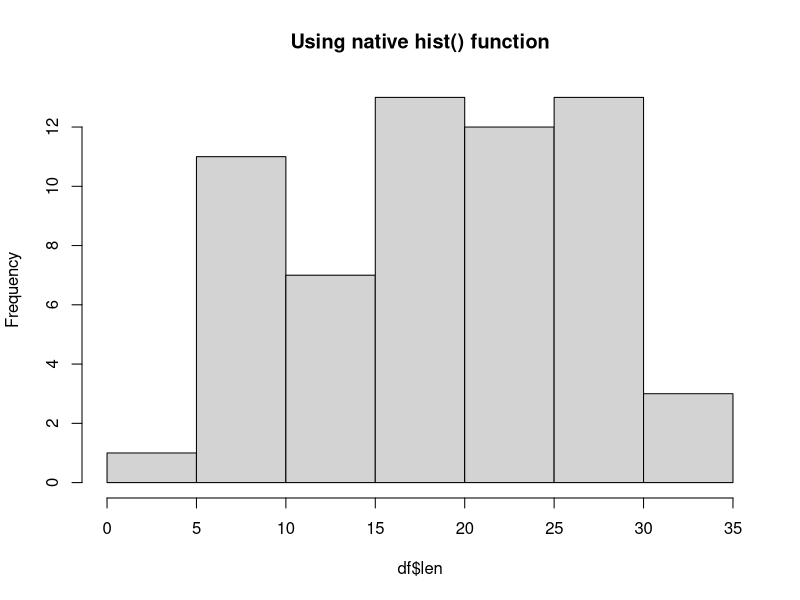
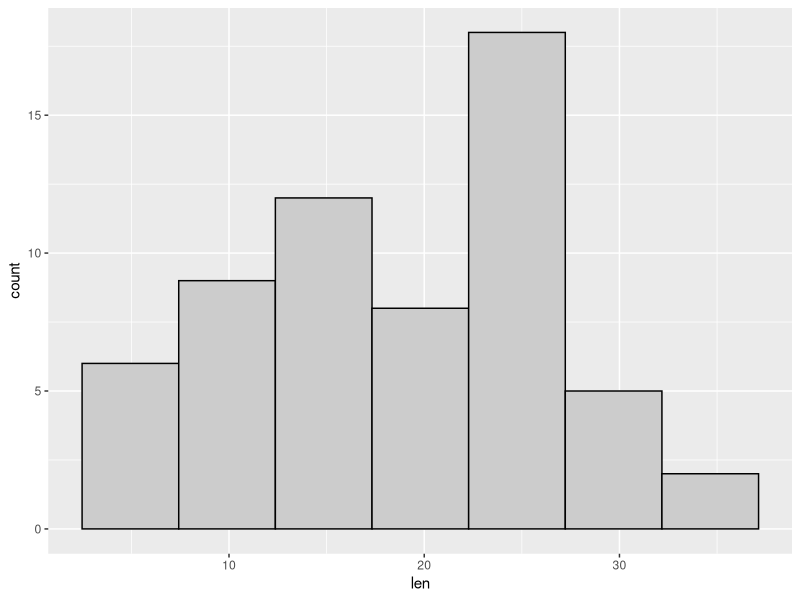
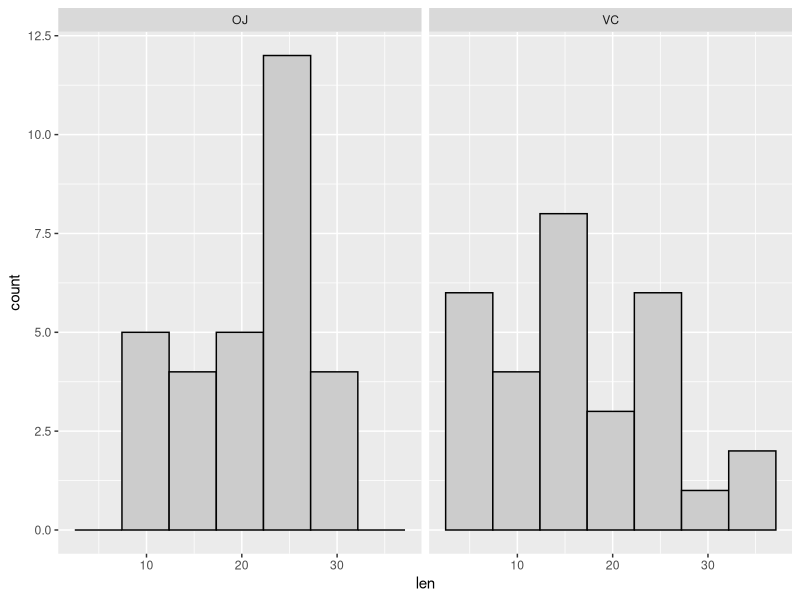
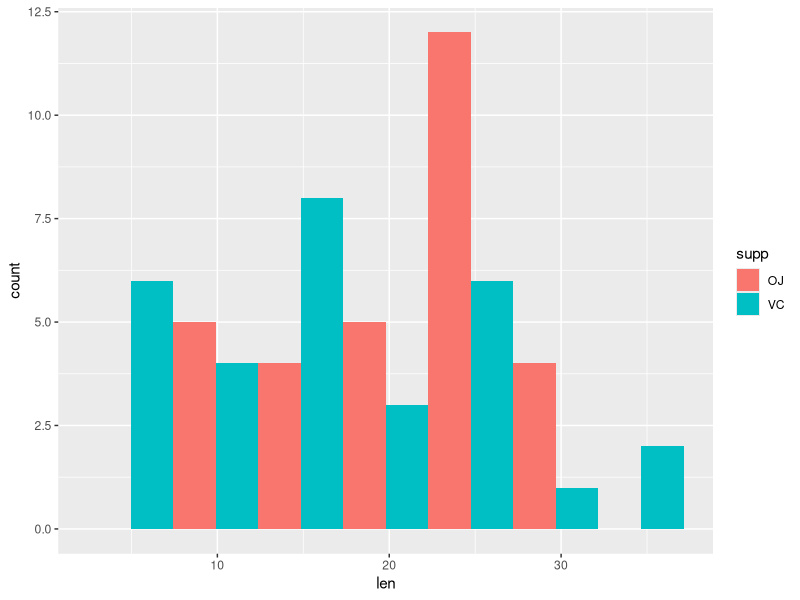
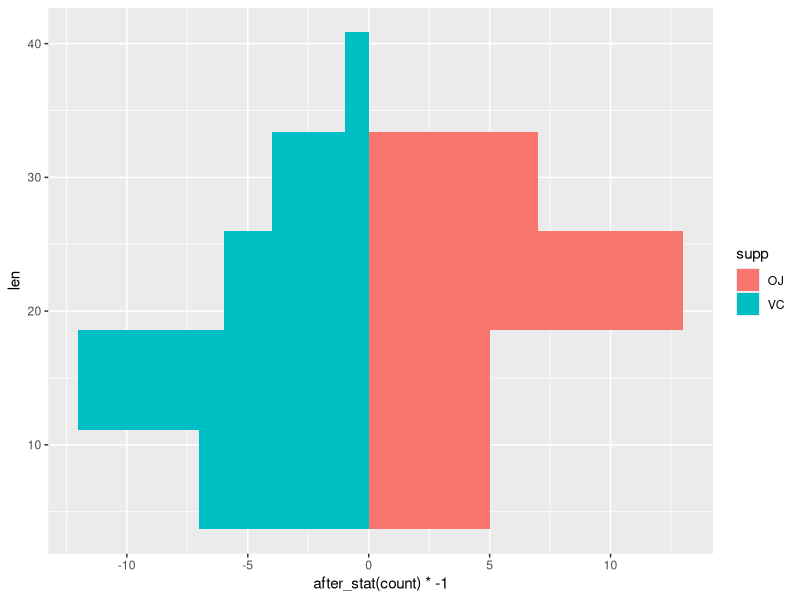
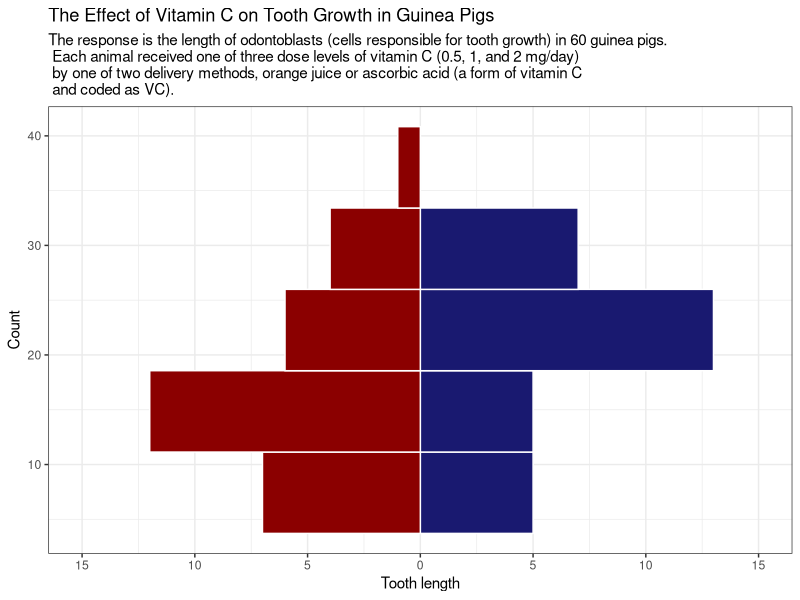

Reproduce these figures in R, in order.
## ---- chunk 1
graphics.off()
rm(list = ls())
gc()

## ---- chunk 2
version
## ---- chunk 3
library(tidyverse)

## ---- chunk 4
ToothGrowth |> head()
## ---- chunk 5
ToothGrowth |> class()
## ---- chunk 6
ToothGrowth |> dim()
## ---- chunk 7
df <- ToothGrowth
## ---- chunk 8
hist(df$len, main = "Using native hist() function")
## ---- chunk 9
df |> 
  ggplot(aes(len)) + 
  geom_histogram(bins = 7, fill = "gray80", color = "black")
## ---- chunk 10
df |> 
  ggplot(aes(len)) +
  geom_histogram(bins = 7, fill = "gray80", color = "black") +
  facet_wrap(vars(supp))
  
## ---- chunk 11
df |> 
  ggplot(aes(len, fill = supp)) +
  geom_histogram(bins = 7, position = "dodge")
## ---- chunk 12
df |> 
  ggplot(aes(len, fill = supp)) +
  geom_histogram(data = subset(df, supp == "OJ"), bins = 5) +
  geom_histogram(data = subset(df, supp == "VC"), aes(y = after_stat(count)*-1), bins = 5) +
  coord_flip()

## ---- chunk 13
df |> 
  ggplot(aes(len, fill = supp)) +
  geom_histogram(data = subset(df, supp == "OJ"), bins = 5, fill = "midnightblue", color = "white") +
  geom_histogram(data = subset(df, supp == "VC"), aes(y = after_stat(count)*-1), bins = 5, fill = "darkred", color = "white") +
  coord_flip() +
  scale_y_continuous(limits = c(-15, 15), breaks = seq(-15, 15, 5), labels = abs(seq(-15, 15, 5))) +
  labs(title = "The Effect of Vitamin C on Tooth Growth in Guinea Pigs",
       subtitle = "The response is the length of odontoblasts (cells responsible for tooth growth) in 60 guinea pigs. \n Each animal received one of three dose levels of vitamin C (0.5, 1, and 2 mg/day) \n by one of two delivery methods, orange juice or ascorbic acid (a form of vitamin C \n and coded as VC).",
       x = "Count", y = "Tooth length", fill = "Supplement type (VC or OJ)") +
  theme_bw() +
  theme(legend.position = "bottom")
  
## ---- chunk 14
ggsave("image.png")
